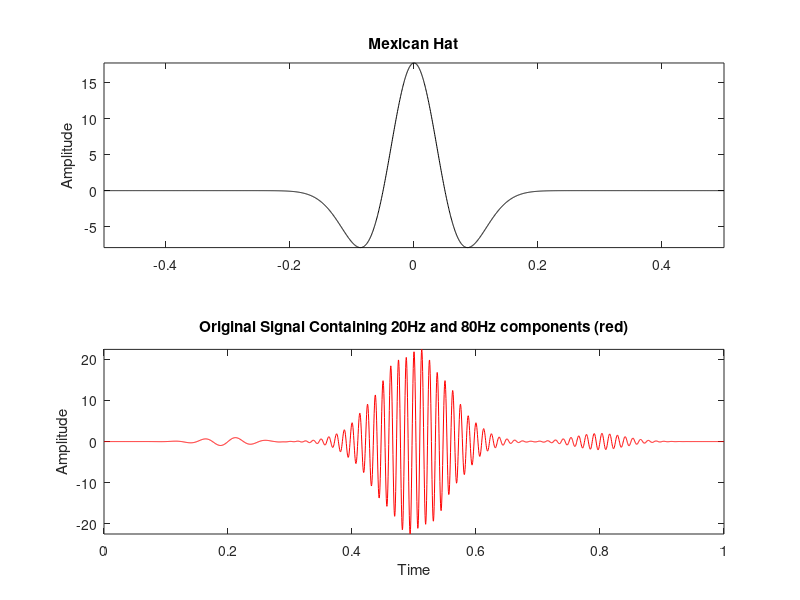
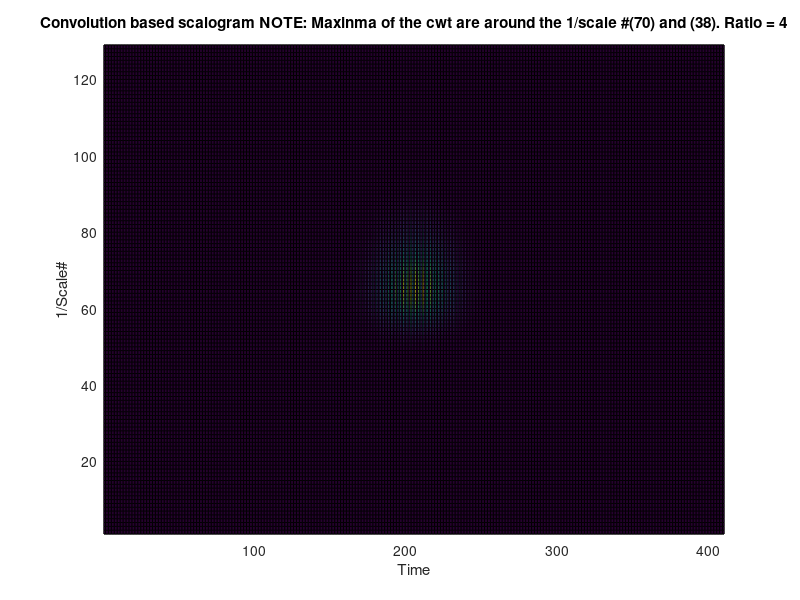
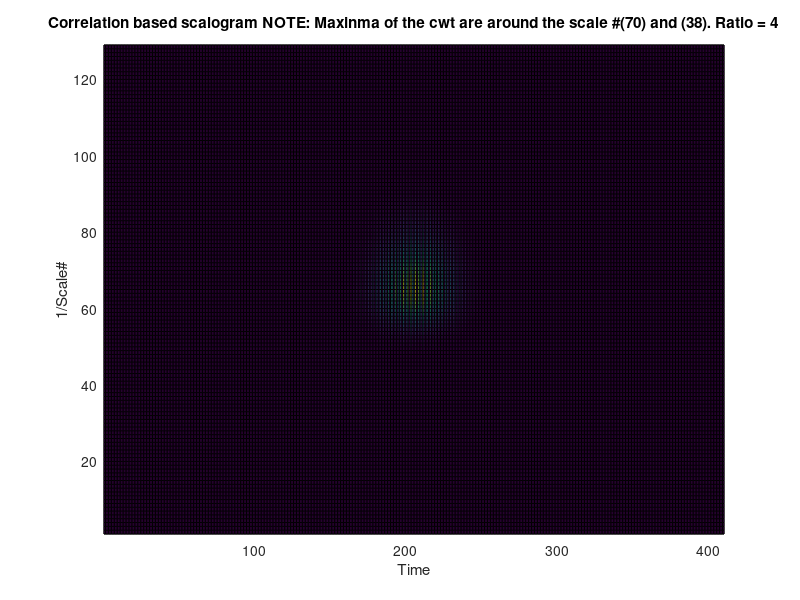

Write the MATLAB code that produced these figures, in order.
% pr16_1.p
%cwt analysis using Convolution and Correlation with a mexican hat wavelet
%(MHW)

clear;
msg = ('Plz. wait and MAXAMIZE COLOR PLOTS!')
N=2048;   % # OF POINTS
maxlag=N/2; %used to zoom in on the correct part of C

C= zeros(128,2*N-1); %initialize convolution array
CC = zeros(128,2*maxlag+1); %initialize correlation array

figure(1)
%input signal with m from 0 - 1
for n = 1:N
    m=(n-1)/(N-1);
    tg(n)=m;
    g(n) = sin(40*pi*m)*exp(-100*pi*(m-0.2)^2)+(sin(40*pi*m)+22*cos(160*pi*m))*exp(-50*pi*(m-0.5)^2)+2*sin(160*pi*m)*exp(-100*pi*(m-0.8)^2);
end;

%Mexican Hat; a symetrical real function
w=1/8;        % NOTE: standard deviation parameter w =1/8
index = 1;


Voices = 16;
Octaves = 8;

for k = 0:(Voices*Octaves);  %use 8 octaves and 16 voices per octave (8*16=128)
    s=2^(-k/Voices);      % 16 voices per octave
    
    for n=1:N
        %creates MHW from -.5 to .5
        m=(n-1)/(N-1)-1/2;    %time parameter
        if (k==0)
            tmh(n)=m;  %time axis for plot
        end;
        mh(n)=2*pi*(1/sqrt(s*w))*(1-2*pi*(m/(s*w))^2)*exp(-pi*(m/(s*w))^2);
    end;
    
    if (k==0)     %plot wavelet example
        
        subplot(2,1,1), plot(tmh,mh,'k'); axis('tight')
        ylabel('Amplitude');
        title('Mexican Hat')
    end;
    
    % save inverted scales
    scale(index)=1/s;
    
    %convolution of the wavelet and the signal
    C(index,:)=conv(g,mh);
    % Correlate the wavelet and signal
    CC(index,:)=xcorr(g,mh,maxlag);
    
    index=index+1;
end;

%Plot the Results

subplot(2,1,2), plot(tg,g,'r'); axis('tight')
xlabel('Time');
ylabel('Amplitude');
title('Original Signal Containing 20Hz and 80Hz components (red)');

figure(2)
pcolor(C(:,maxlag:5:2*N-maxlag).^2);
xlabel('Time');
ylabel('1/Scale#');
ttl=['Convolution based scalogram NOTE: Maxinma of the cwt are around the 1/scale #(70) and (38). Ratio = ' num2str(scale(70)/scale(38))];
title(ttl);

figure(3)
pcolor(CC(:,1:5:2*maxlag+1).^2);
xlabel('Time');
ylabel('1/Scale#');
ttl=['Correlation based scalogram NOTE: Maxinma of the cwt are around the scale #(70) and (38). Ratio = ' num2str(scale(70)/scale(38))];
title(ttl);

% close figure(1) figure(2)